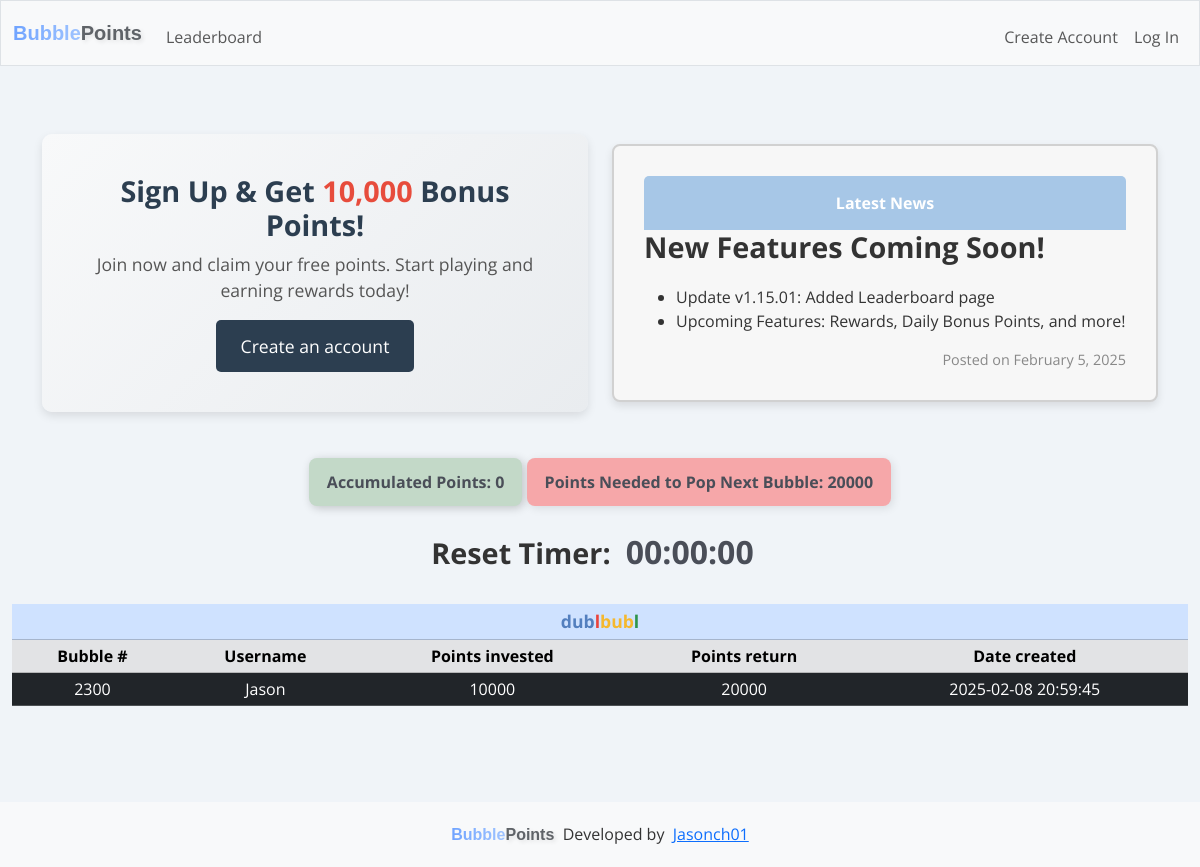
Before: / with the older database file.
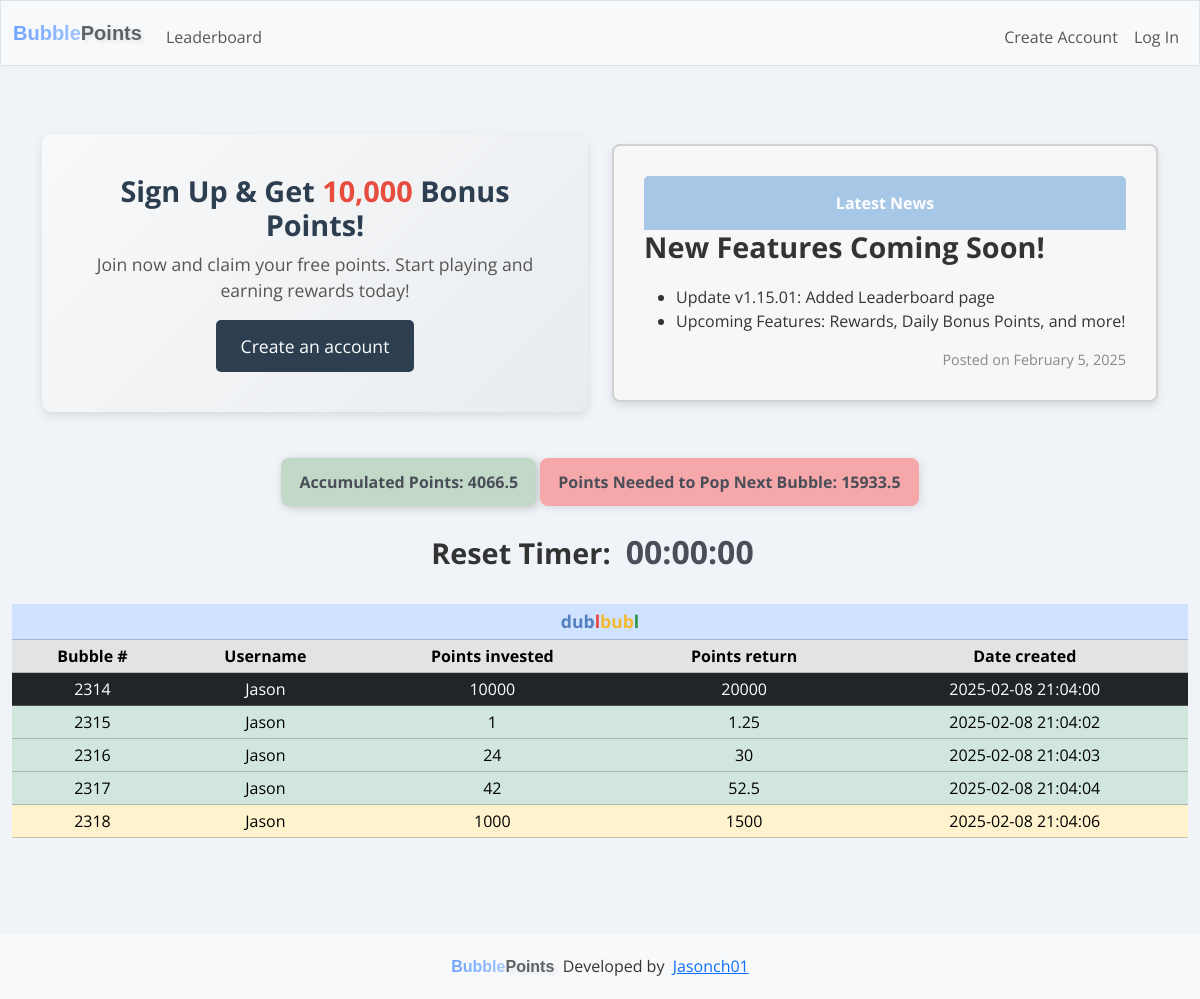
After: the same page with the newer database file.
### tables this page shows
CREATE TABLE points_tracker (
            tracker_id INTEGER PRIMARY KEY AUTOINCREMENT NOT NULL,
            current_points_in INTEGER NOT NULL,
            date_created TEXT NOT NULL        
        );

CREATE TABLE dublbubl (
    row_id INTEGER PRIMARY KEY AUTOINCREMENT NOT NULL,
    user_id INTEGER NOT NULL,
    username TEXT NOT NULL,
    points_in INTEGER NOT NULL,
    points_out INTEGER NOT NULL,
    date_created TEXT NOT NULL,        
    FOREIGN KEY (user_id) REFERENCES users(id)
    FOREIGN KEY (username) REFERENCES users(username)
);

### app.py (the view)
@app.route("/", methods=["GET", "POST"])
def index():
    updated_rows = []  # Initialize with an empty list
    start_timer()
    try:
        dublbubl = cur.execute("SELECT * FROM dublbubl").fetchall()
        current_points_in = cur.execute("SELECT current_points_in FROM points_tracker").fetchone()
        oldest_row_points_out = cur.execute("SELECT points_out FROM dublbubl ORDER BY row_id ASC LIMIT 1").fetchone()
        user_id = session.get("user_id")
        if user_id:
            user = cur.execute("SELECT * FROM users WHERE id = ?", (user_id,)).fetchall()
            user_history = cur.execute("SELECT * FROM dublbubl_history WHERE creator_id = ? ORDER BY row_id DESC LIMIT 5", (user_id,)).fetchall()
        else:
            user = None
            user_history = None
    except sqlite3.OperationalError as e:
        print("Error: dublbubl_history table does not exist, creating it.")
        init_db()
    if current_points_in is None or oldest_row_points_out is None:
        print("Error: current_points_in or oldest_row_points_out is None.")
        points_in_required = 0  # Default value
    else:
        points_in_required = oldest_row_points_out[0] - current_points_in[0]
    socketio.emit("update_points_info", {
        "current_points_in": current_points_in[0],  # Emitting the actual points_in value
        "points_in_required": points_in_required  # Emitting the calculated points_in_required
    })  # Broadcasts to all connected clients
    points = request.form.get("points")
    current_date = datetime.datetime.now().strftime("%Y-%m-%d %H:%M:%S")
    message = None
    if request.method == "POST":
        if user_id is None:
            return render_template("login.html", message="You must be logged in to create a bubble")
        if not points:
            flash("No points entered", "danger")  # Use "danger" for errors
            return redirect(url_for("index"))
        try:
            points = int(points)
        except ValueError:
            flash("Invalid input", "danger")
            return redirect(url_for("index"))
        if points is None:
            return "Invalid Input"
        elif points <= 0 or points > 10000:
            flash("Points must be between 1 and 10000", "danger")
            return redirect(url_for("index"))
        user_id = session["user_id"]
        user = cur.execute("SELECT * FROM users WHERE id = ?", (user_id,)).fetchone()
        current_points = cur.execute("SELECT points FROM users WHERE id = ?", (user[0],)).fetchone()
        current_points = current_points[0] if current_points else 0  # Default to 0 if no value exists
        if current_points < points:
            flash("Not enough points", "danger")
            return redirect(url_for("index"))
        try:
            if points >= 10000:
                points_out = points * 2  # If points are 10,000 or more, multiply by 2
            elif points >= 5000:
                points_out = points * 1.75  # If points are 5,000 or more but less than 10,000, multiply by 1.75
            elif points >= 1000:
                points_out = points * 1.5  # If points are 1,000 or more but less than 10,000, multiply by 1.5
            else:
                points_out = points * 1.25  # Otherwise, points_out equals points_in (e.g., for smaller amounts)
            cur.execute("""
            INSERT INTO dublbubl (row_id, user_id, username, points_in, points_out, date_created)
            VALUES (?, ?, ?, ?, ?, ?)
            """, (None, user[0], user[1], points, (points_out), current_date))
            con.commit()
            updated_rows = cur.execute("""
                SELECT * FROM dublbubl
                ORDER BY row_id ASC
            """).fetchall()
            socketio.emit("update_table", {"rows": updated_rows})
            total_points = current_points - points
            if total_points < 0:
                return "Error: Insufficient points balance."
            cur.execute("UPDATE users SET points = ? WHERE id = ?", (total_points, user[0]))
            con.commit()
            socketio.emit("update_point_balance", {
                "point_balance": total_points  # Emitting only the total points balance
            }, room=user[0])  # Emits only to the specific user
            print(f"Emitting update to room: {user[0]} with new balance: {total_points}")
        except Exception as e:
            print(f"Error inserting row into dublbubl: {e}")
            con.rollback()
        current_points_in = cur.execute("SELECT current_points_in FROM points_tracker").fetchone()
        row_count = cur.execute("SELECT COUNT(*) FROM dublbubl").fetchone()[0]
        print(f"Number of rows in dublbubl: {row_count}")
        if row_count > 1:
            if current_points_in:
                new_points_in = current_points_in[0] + points
                cur.execute("UPDATE points_tracker SET current_points_in = ?, date_created = ?", (new_points_in, current_date))
            else:
                cur.execute("INSERT INTO points_tracker (current_points_in, date_created) VALUES (?, ?)", (points, current_date))
            con.commit()
        else:
            new_points_in = current_points_in[0] if current_points_in else 0
            print(f"New points in is { new_points_in }")
        oldest_row_points_out = cur.execute("SELECT points_out FROM dublbubl ORDER BY row_id ASC LIMIT 1").fetchone()
        print(f"Oldest row points out: {oldest_row_points_out[0]}")
        if oldest_row_points_out is None:
            print("No rows found in dublbubl. Exiting loop.")
        else:
            while new_points_in >= oldest_row_points_out[0]:
                oldest_row_id = cur.execute("SELECT row_id FROM dublbubl ORDER BY row_id ASC LIMIT 1").fetchone()
                oldest_row = cur.execute("SELECT * FROM dublbubl ORDER BY row_id ASC LIMIT 1").fetchone()
                if oldest_row is not None:
                        current_total_points = cur.execute("SELECT total_points_earned FROM users WHERE id = ?", (oldest_row[1],)).fetchone()
                        if current_total_points is None:
                            print("No points found for this user.")
                            current_total_points = 0  # Default to 0 if no value exists
                        else:
                            current_total_points = current_total_points[0]  # Extract the value from the tuple
                        print(f"Current total points: {current_total_points}")
                        points = cur.execute("SELECT points FROM users WHERE id = ?", (oldest_row[1],)).fetchone()
                        if points is None:
                            print("No points balance found for this user.")
                            points = 0  # Default to 0 if no value exists
                        else:
                            points = points[0]  # Extract the value from the tuple
                        print(f"User's point balance: {points}")
                else:
                    print("Oldest row is None, skipping points check.")
                if oldest_row:
                    cur.execute("""
                    INSERT INTO dublbubl_history (user_id, username, row_id, creator_id, creator_username, points_in, points_out, date_created, date_archived)
                    VALUES (?, ? ,?, ?, ? ,?, ?, ?, ?)
                    """, (user[0], user[1], oldest_row[0], oldest_row[1], oldest_row[2], oldest_row[3], oldest_row[4], oldest_row[5], current_date))
                    con.commit()
                    updated_user_history = cur.execute("""
                        SELECT * FROM dublbubl_history
                        WHERE creator_id = ?
                        ORDER BY row_id DESC
                        LIMIT 5
                    """, (user[0],)).fetchall()
                    print(f"Checking user[0]: {user[0]}")
                    print(f"Fetching history for creator_id: {user[0]}")
                    print("Fetched history:", updated_user_history)
                    socketio.emit("update_user_history", {
                        "history": [
                            {
                                "bubble_number": row[3],
                                "points_invested": row[6],
                                "points_earned": row[7],
                                "created_on": row[8],
                                "archived_on": row[9]
                            } for row in updated_user_history
                        ]
                    }, room=user[0])  # Emits only to the specific user
                    print(f"Emitting update to room: {user[0]} with updated user history: {oldest_row[4]}")
                    total_points_earned = current_total_points + oldest_row[4]
                    cur.execute("UPDATE users SET total_points_earned = ? WHERE id = ?", (total_points_earned, oldest_row[1]))
                    con.commit()
                    total_points = points + oldest_row[4]
                    cur.execute("UPDATE users SET points = ? WHERE id = ?", (total_points, oldest_row[1]))
                    con.commit()
                    current_total_points = total_points_earned
                    updated_total_points = cur.execute("SELECT points FROM users WHERE id = ?",(user_id,)).fetchone()
                    updated_total_points = updated_total_points[0] if updated_total_points else 0
                    socketio.emit("update_point_balance", {
                        "point_balance": updated_total_points  # Only emitting the total points balance
                    }, room=user_id)  # Emits only to the specific user
                    print(f"Emitting update to room: {user_id} with new balance: {updated_total_points}")
                if oldest_row_id is not None:
                    cur.execute("DELETE FROM dublbubl WHERE row_id = ?", (oldest_row_id[0],))
                    con.commit()
                else:
                    print("Error: oldest_row_id is None, unable to delete row.")
                remaining_points_in = new_points_in - oldest_row_points_out[0]
                cur.execute("UPDATE points_tracker SET current_points_in = ?, date_created = ?", (remaining_points_in, current_date))
                con.commit()
                updated_rows = cur.execute("""
                    SELECT * FROM dublbubl
                    ORDER BY row_id ASC
                """).fetchall()
                socketio.emit("update_table", {"rows": updated_rows})
                print(f"Emitting updated rows to room: {user[0]}")
                new_points_in = remaining_points_in
                oldest_row_points_out = cur.execute("SELECT points_out FROM dublbubl ORDER BY row_id ASC LIMIT 1").fetchone()
                if new_points_in <= 0 or oldest_row_points_out is None:
                    print("No more rows in dublbubl. Exiting loop.")
                    break
        flash("Bubble created successfully!", "success")
        return redirect(url_for("index"))
    else:
        return render_template('index.html', dublbubl=dublbubl, user=user, message=message, current_points_in=current_points_in, points_in_required=points_in_required, user_history=user_history, updated_rows=updated_rows)

### templates/index.html (shortened to what this page needs)
{% extends "layout.html" %}
{% block main %}
{% if not session["user_id"] %}
<div class="container mt-5">
  <div class="row">
      <div class="col-md-6 d-flex align-items-center">
        <div class="signup-section text-center w-100">
            <h2>Sign Up & Get <span class="bonus-points">10,000</span> Bonus Points!</h2>
            <p>Join now and claim your free points. Start playing and earning rewards today!</p>
            <a href="/register" class="btn signup-btn btn-lg">Create an account</a>
        </div>
    </div>
      <div class="col-md-6">
          <div class="announcement-box">
              <div class="header">Latest News</div>
              <h2>New Features Coming Soon!</h2>
              <ul>
                <li>Update v1.15.01: Added Leaderboard page</li>
                <li>Upcoming Features: Rewards, Daily Bonus Points, and more!</li>
              </ul>
              <div class="date">Posted on February 5, 2025</div>
          </div>
      </div>
  </div>
</div>
{% endif %}
<div class="tracker text-center">
  <p id="current_points_in">Accumulated Points: {{ current_points_in[0] }}</p>
  <p id="points_in_required">Points Needed to Pop Next Bubble: {{ points_in_required }}</p>
  <div class="timer-container">
      <span class="reset-timer-text">Reset Timer: </span>
      <span id="countdown_timer" class="low-time">00:00:00</span>
  </div>
</div>
<table class="table table-success table-sm text-center">
  <thead class="table-primary">
    <tr class="table-primary">
      <th class="table-primary" colspan="5"><div class="table-header"><span class="blue">dub</span><span class="red">l</span><span class="yellow">bub</span><span class="green">l</span></div></th>
    </tr>
  </thead>
  <thead>
    <tr class="table-secondary">
      <th>Bubble #</th>
      <th>Username</th>
      <th>Points invested</th>
      <th>Points return</th>
      <th>Date created</th>
    </tr>
  </thead>
  <tbody id="dublbubl">
    {% for row in dublbubl %}
    <tr class="
    {% if row[3] >= 10000 %}
      table-dark
    {% elif row[3] >= 5000 %}
      table-danger
    {% elif row[3] >= 1000 %}
      table-warning
    {% else %}
      table-success
    {% endif %}
    ">
      <td>{{ row[0] }}</td>
      <td>{{ row[2] }}</td>
      <td>{{ row[3] }}</td>
      <td>{{ row[4] }}</td>
      <td>{{ row[5] }}</td>
    </tr>
    {% endfor %}
  </tbody>
</table>
{% endblock %}

### templates/layout.html (shortened to what this page needs)
<!DOCTYPE html>
<html lang="en">
  <head>
    <link href="https://cdn.jsdelivr.net/npm/bootstrap@5.3.3/dist/css/bootstrap.min.css" rel="stylesheet">
    <link rel="stylesheet" href="/static/style.css">
  </head>
  <body>
    <nav class="bg-light border navbar navbar-expand-md navbar-light">
      <div class="container-fluid">
        <a class="navbar-brand" href="/">
          <span class="gradient-text">Bubble</span><span class="points-text">Points</span>
        </a>
          <div class="collapse navbar-collapse" id="navbar">
              {% if session["user_id"] %}
                  <ul class="navbar-nav me-auto mt-2">
                    <li class="nav-item"><a class="nav-link" href="/leaderboard">Leaderboard</a></li>
                    <li class="nav-item"><a class="nav-link" href="/history">History</a></li>
                  </ul>
                  <ul class="navbar-nav ms-auto mt-2">
                    <li class="nav-item"><a class="nav-link" href="/account">Account</a></li>
                    <li class="nav-item"><a class="nav-link" href="/logout">Log Out</a></li>
                  </ul>
              {% else %}
                  <ul class="navbar-nav me-auto mt-2">
                    <li class="nav-item"><a class="nav-link" href="/leaderboard">Leaderboard</a></li>
                  </ul>
                  <ul class="navbar-nav ms-auto mt-2">
                    <li class="nav-item"><a class="nav-link" href="/register">Create Account</a></li>
                    <li class="nav-item"><a class="nav-link" href="/login">Log In</a></li>
                  </ul>
              {% endif %}
          </div>
      </div>
  </nav>
      <main class="container-fluid">
        {% block main %}{% endblock %}
      </main>
      <footer class="footer">
        <a class="navbar-brand" href="/">
          <span class="gradient-text">Bubble</span><span class="points-text">Points</span>&nbsp;
          <span>Developed by</span>&nbsp;
          <span><a href="https://github.com/jasonch01">Jasonch01</a></span>
        </a>
      </footer>
  </body>
</html>

Changed rows visible on the page:
removed dublbubl: row_id "2300", username "Jason", points_in "10000", points_out "20000", date_created "2025-02-08 20:59:45"
changed points_tracker: current_points_in "0" → "4066.5"
added dublbubl: row_id "2314", username "Jason", points_in "10000", points_out "20000", date_created "2025-02-08 21:04:00"
added dublbubl: row_id "2315", username "Jason", points_in "1", points_out "1.25", date_created "2025-02-08 21:04:02"
added dublbubl: row_id "2316", username "Jason", points_in "24", points_out "30", date_created "2025-02-08 21:04:03"
added dublbubl: row_id "2317", username "Jason", points_in "42", points_out "52.5", date_created "2025-02-08 21:04:04"
added dublbubl: row_id "2318", username "Jason", points_in "1000", points_out "1500", date_created "2025-02-08 21:04:06"
Other visible differences:
{{ points_in_required }}: "20000" → "15933.5"
